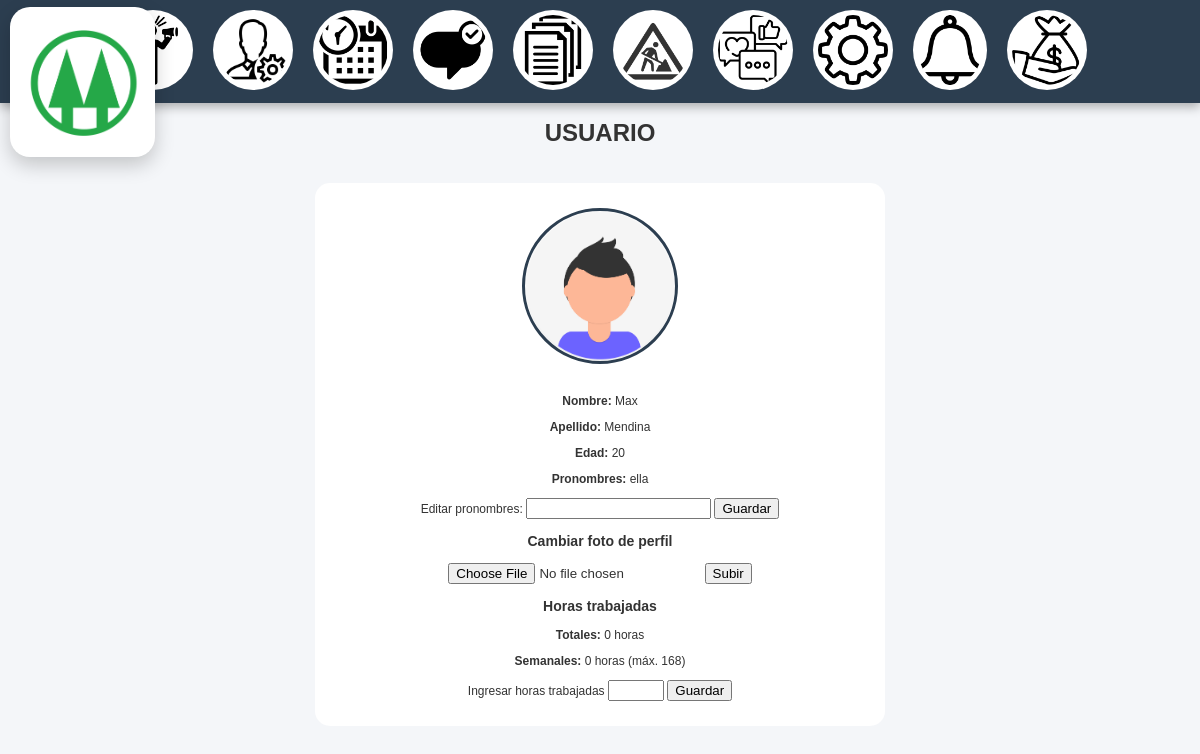
Screenshot of /usuario.php (signed in) with the database file from the repository.
### tables this page shows
CREATE TABLE Persona (
    Cedula INT(8) NOT NULL,
    Nombre VARCHAR(100)NOT NULL,
    Apellido VARCHAR(100)NOT NULL,
    Direccion VARCHAR(150)NOT NULL,
    edad int(3) NOT NULL,
    Comunicacion VARCHAR(100)NOT NULL,
    Contrasena VARCHAR(100)NOT NULL,
    pronombres varchar(20),
    horas_trabajadas int default 0,
    fotoperfil varchar(255) default'defaultPerfile.png',
    Aceptado tinyint,
	PRIMARY KEY (Cedula)
);

CREATE TABLE Construye (
    Cedula INT(8) NOT NULL,
    IdUH INT(10) NOT NULL,
    Etapa VARCHAR(50) NOT NULL,
    HorasTotales INT NOT NULL DEFAULT 0,  
    HorasSemanales INT NOT NULL CHECK (HorasSemanales BETWEEN 0 AND 168),  
    SemanaInicio DATE NOT NULL,  
    DescripcionConst TEXT NOT NULL,
    PRIMARY KEY (Cedula, IdUH),
    FOREIGN KEY (Cedula) REFERENCES Persona(Cedula),
    FOREIGN KEY (IdUH) REFERENCES UnidadesHabitacionales(IdUH)
);

### usuario.php (the view, shortened to what this page needs)
<?php
$host = "localhost";
$user = "root";
$pass = "equipoinfrog";
$db   = "proyect_database_mycoop6";
$conn = new mysqli($host, $user, $pass, $db);
$ced = (int) $_SESSION['Cedula'];
$stmt = $conn->prepare("
    SELECT Nombre, Apellido, edad AS Edad,
        COALESCE(Pronombres, '') AS Pronombres,
        COALESCE(FotoPerfil, 'DefaultPerfile.png') AS FotoPerfil
    FROM Persona WHERE Cedula = ?
");
$stmt->bind_param("i", $ced);
$stmt->execute();
$usuario = $stmt->get_result()->fetch_assoc();
$stmtConf = $conn->prepare("
    SELECT font_size, theme, icons
    FROM configuracionUsuario
    WHERE Cedula = ?
");
$stmtConf->bind_param("i", $ced);
$stmtConf->execute();
$config = $stmtConf->get_result()->fetch_assoc();
$iconsMode = isset($config["icons"]) ? $config["icons"] : "icons";
$stmt2 = $conn->prepare("
    SELECT IdUH, Etapa, HorasTotales, HorasSemanales, SemanaInicio
    FROM Construye WHERE Cedula = ?
");
$stmt2->bind_param("i", $ced);
$stmt2->execute();
$construccion = $stmt2->get_result()->fetch_assoc();
if ($construccion) {
    $hoy = new DateTime();
    $inicioSemanaActual = $hoy->modify("monday this week")->format("Y-m-d");
    if ($construccion["SemanaInicio"] !== $inicioSemanaActual) {
        $construccion["HorasSemanales"] = 0;
        $construccion["SemanaInicio"] = $inicioSemanaActual;
    }
}
?>
<!DOCTYPE html>
<html lang="es">
<head>
</head>
<body>
<div id="Logo">
    <img src="logoMyCoop.png" alt="Logo MyCoop">
</div>
<nav>
<div id="Navegador">
    <?php
    function menuItem($url, $img, $text, $iconsMode) {
        if ($iconsMode === "icons") {
            return "<a href='$url'><img src='$img' height='70'></a>";
        } else {
            return "<a href='$url'>$text</a>";
        }
    }
    echo menuItem("inicio.php", "anuncios.png", "Inicio", $iconsMode);
    echo menuItem("aprobarUsuarios.php", "iconoAdministracion.png", "Administración", $iconsMode);
    echo menuItem("fechas.php", "iconoCalendario.png", "Fechas", $iconsMode);
    echo menuItem("comunicacion.php", "iconoComunicacion.png", "Comunicación", $iconsMode);
    echo menuItem("archivo.php", "iconoDocumentos.png", "Archivos", $iconsMode);
    echo menuItem("Construccion.php", "iconoConstruccion.png", "Construcción", $iconsMode);
    echo menuItem("foro.php", "redes-sociales.png", "Foro", $iconsMode);
    echo menuItem("configuracion.php", "iconoConfiguracion.png", "Configuración", $iconsMode);
    echo menuItem("notificaciones.php", "iconoNotificacion.png", "Notificaciones", $iconsMode);
    echo menuItem("TesoreroAdmin.php", "Tesorero.png", "Tesorero", $iconsMode);
    ?>
</div>
</nav>
<h1>USUARIO</h1>
<div id="fotoperfil">
    <img src="<?= htmlspecialchars($usuario['FotoPerfil']); ?>" height="150">
    <p><b>Nombre:</b> <?= htmlspecialchars($usuario['Nombre']) ?></p>
    <p><b>Apellido:</b> <?= htmlspecialchars($usuario['Apellido']) ?></p>
    <p><b>Edad:</b> <?= htmlspecialchars($usuario['Edad']) ?></p>
    <p><b>Pronombres:</b> <?= $usuario['Pronombres'] !== '' ? htmlspecialchars($usuario['Pronombres']) : "No definidos" ?></p>
    <form method="POST">
        <label for="pronombres">Editar pronombres:</label>
        <input type="text" id="pronombres" name="pronombres" required>
        <button type="submit">Guardar</button>
    </form>
    <h3>Cambiar foto de perfil</h3>
    <form method="POST" enctype="multipart/form-data">
        <input type="file" name="foto" required>
        <button type="submit">Subir</button>
    </form>
    <h3>Horas trabajadas</h3>
    <?php if ($construccion): ?>
        <p><b>Totales:</b> <?= (int)$construccion['HorasTotales'] ?> horas</p>
        <p><b>Semanales:</b> <?= (int)$construccion['HorasSemanales'] ?> horas (máx. 168)</p>
        <form method="POST">
            <label for="hor">Ingresar horas trabajadas</label>
            <input type="number" id="hor" name="hor" min="0" max="24" required>
            <button type="submit">Guardar</button>
        </form>
    <?php else: ?>
        <p style="color:red;">❌ No tienes registros en construcción.</p>
    <?php endif; ?>
</div>
</body>
</html>

### rows the page displays
persona: Nombre "Max", Apellido "Mendina", edad "20"
construye: HorasTotales "0"

### other values shown
$usuario['Pronombres'] "ella"
